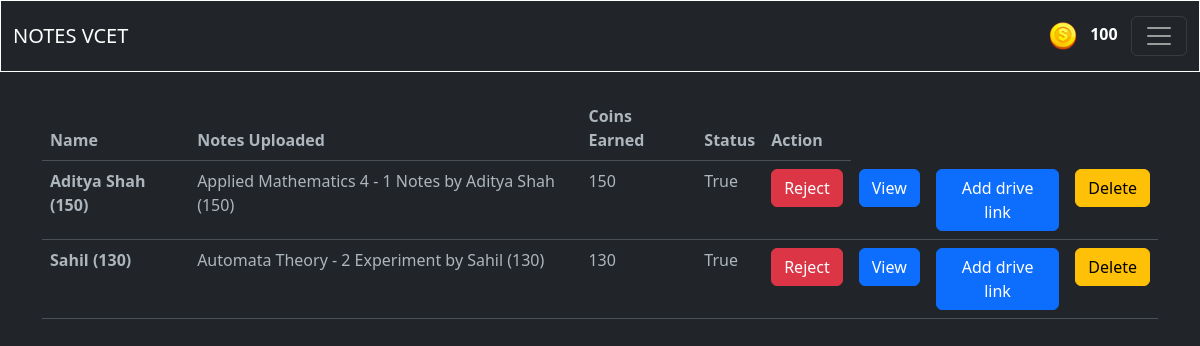
/adminResponse/ (signed in), run on the app's committed database.
### blogapp/models.py (models this page shows, shortened)
class UserAccount(AbstractBaseUser, PermissionsMixin):
    email = models.CharField(max_length = 50,unique=True)
    name = models.CharField(max_length=200)
    is_active = models.BooleanField(default=True)
    is_mod = models.BooleanField(default=False)
    is_nUser = models.BooleanField(default=True)
    is_staff = models.BooleanField(default=False)
    coins_scored = models.IntegerField(default=100,null=True,blank=True)
    rank = models.IntegerField(default=0)
    bookmarks = models.ManyToManyField('blogapp.Notes', blank=True)
    objects = UserAccountManager()
    USERNAME_FIELD = 'email'
    REQUIRED_FIELDS = ['name']
    def __str__(self):
        return f"{self.name} ({self.coins_scored})"

class Notes(models.Model):
    typ = (
        ('Assignment','Assignment'),
        ('Experiment','Experiment'),
        ('Notes','Notes'),
        ('ReferenceBook','Reference Book'),
        ('LectureSlides','Lecture Slides'),
        ('PYQ','PYQ'),
    )
    mods = (
        ('1','1'),
        ('2','2'),
        ('3','3'),
        ('4','4'),
        ('5','5'),
        ('6','6'),
    )
    desc = models.TextField(max_length=500,null=True,blank=True)
    mod = models.CharField(max_length=5,choices=mods,null=True,blank=True)
    file = models.FileField(upload_to='notes/')
    author = models.ForeignKey(UserAccount,on_delete=models.CASCADE)
    status = models.BooleanField(default=False)
    likes = models.ManyToManyField(UserAccount,related_name="notes_like")
    views = models.PositiveIntegerField(default=0)
    buy=models.ManyToManyField(UserAccount,related_name="buy_notes")
    typeN = models.CharField(max_length=50,null=True,blank=True,choices=typ)
    docid = models.CharField(max_length=300,null=True,blank=True)
    sub =  models.ForeignKey(Subject,on_delete=models.CASCADE,null=True,blank=True)
    slug = AutoSlugField(populate_from = 'sub',unique=True,null=True,default=None)
    nDetail = models.CharField(max_length=100,null=True,blank=True)
    def __str__(self):
        niu = f'{self.sub.name} - {self.mod} {self.typeN} by {self.author}'
        return niu
    def acceptStatus(self):
        return f'/acceptStatus/{self.slug}/'
    def attachLink(self):
        return f'/addDriveLink/{self.slug}/'

class Subject(models.Model):
    name = models.CharField(max_length=50)
    teacher = models.CharField(max_length=50)
    teacherurl = models.CharField(max_length=300,null=True,blank=True)
    img = models.ImageField(upload_to='subImage/',null=True,blank=True)

### blogapp/decorators.py (the view)
        def wrapper_func(request, *args, **kwargs):
            group = None
            if request.user.groups.exists():
                group = request.user.groups.all()[0].name
            if group in allowed_roles:
                return view_func(request, *args, **kwargs)
            else:
                return render(request,'authentication/404.html')

### blogapp/views.py (called while the page is built)
@allowed_users(allowed_roles=['admin'])
def adminResponse(request):
    notes = Notes.objects.all()
    context = {
        'notes' : notes,
    }
    return render(request,'main/adminTem/adminCrud.html',context)

### templates/main/adminTem/adminCrud.html (shortened to what this page needs)
{% extends 'index.html' %}
{% block content %}
<div class="container mt-4 table-responsive" >
    <table class="table">
        <thead>
          <tr>
            <th scope="col">Name</th>
            <th scope="col">Notes Uploaded</th>
            <th scope="col">Coins Earned</th>
            <th scope="col">Status</th>
            <th scope="col">Action</th>
          </tr>
        </thead>
        <tbody>
            {% for x in notes %}
                <tr>
                    <th scope="row">{{x.author}}</th>
                    <td>{{x}}</td>
                    <td>{{x.author.coins_scored}}</td>
                    <td>{{x.status}}</td>
                    {% if not x.status %}
                        <td><a href="{{x.acceptStatus}}"><button class="btn btn-success">Accept</button></a></td>
                    {% else %}
                        <td><a href="{{x.acceptStatus}}"><button class="btn btn-danger">Reject</button></a></td>
                    {% endif %}
                    <td><a href="{{x.file.url}}"><button class="btn btn-primary">View</button></a></td>
                    <td><button type="button" class="btn btn-primary" data-bs-toggle="modal" data-bs-target="#exampleModal{{forloop.counter}}">
                        Add drive link
                      </button>
                      </td>
                    <td><button type="button" class="btn btn-warning" data-bs-toggle="modal" data-bs-target="#exampleModal2{{forloop.counter}}">
                        Delete
                      </button></td>
                </tr>
            {% endfor %}
        </tbody>
      </table>
</div>
{% endblock %}

### templates/components/header.html (shortened to what this page needs)
{% load static %}
<link rel="stylesheet" href="{% static 'css/darkmode.css' %}">
<link rel="stylesheet" href="{% static 'css/new.js' %}">
<nav class="navbar navbar-dark bg-dark  ">
    <div class="container-fluid">
      <a class="navbar-brand" href="{% url 'notes' %}">NOTES VCET</a>
      <table class="coins">
        <th>
          <img src="{% static 'images/coin.png' %}" alt="">
        </th>
        <th>
      <p class="cna" style="color: white;">{{ user.coins_scored }}</p>
    </th>
    </table>
      <button class="navbar-toggler" type="button" data-bs-toggle="collapse" data-bs-target="#navbarSupportedContent" aria-controls="navbarSupportedContent" aria-expanded="false" aria-label="Toggle navigation">
        <span class="navbar-toggler-icon"></span>
      </button>
    </div>
  </nav>

### templates/components/header.html (style rules this page uses)
.navbar { border: 0.2px solid white; }
.coins { margin-left: 75%; width: 3px; }
.cna { margin-top: 12px; font-weight: bol; }

### data on the page
UserAccount: coins_scored "100"
Notes: author "Aditya Shah (150)", sub+mod+typeN "Applied Mathematics 4 - 1 Notes by Aditya Shah (150)", author.coins_scored "150", status "True"
Notes: author "Sahil (130)", sub+mod+typeN "Automata Theory - 2 Experiment by Sahil (130)", author.coins_scored "130", status "True"
